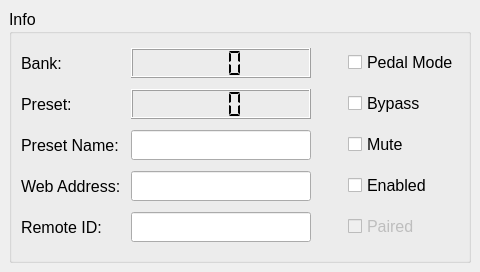
<?xml version="1.0" encoding="UTF-8"?>
<ui version="4.0">
 <class>MainWindow</class>
 <widget class="QMainWindow" name="MainWindow">
  <property name="geometry">
   <rect>
    <x>0</x>
    <y>0</y>
    <width>480</width>
    <height>272</height>
   </rect>
  </property>
  <property name="windowTitle">
   <string>Pedal Matrix</string>
  </property>
  <widget class="QWidget" name="centralwidget">
   <layout class="QGridLayout" name="gridLayoutMain">
    <item row="0" column="0">
     <widget class="QGroupBox" name="groupBoxInfo">
      <property name="font">
       <font>
        <pointsize>12</pointsize>
       </font>
      </property>
      <property name="title">
       <string>Info</string>
      </property>
      <layout class="QGridLayout" name="gridLayoutInfo">
       <item row="1" column="0">
        <widget class="QLabel" name="labelBank">
         <property name="font">
          <font>
           <pointsize>12</pointsize>
          </font>
         </property>
         <property name="text">
          <string>Bank:</string>
         </property>
        </widget>
       </item>
       <item row="1" column="3">
        <widget class="QCheckBox" name="checkBoxPedalMode">
         <property name="font">
          <font>
           <pointsize>12</pointsize>
          </font>
         </property>
         <property name="text">
          <string>Pedal Mode</string>
         </property>
         <property name="checkable">
          <bool>true</bool>
         </property>
        </widget>
       </item>
       <item row="2" column="3">
        <widget class="QCheckBox" name="checkBoxBypass">
         <property name="font">
          <font>
           <pointsize>12</pointsize>
          </font>
         </property>
         <property name="text">
          <string>Bypass</string>
         </property>
         <property name="checkable">
          <bool>true</bool>
         </property>
        </widget>
       </item>
       <item row="3" column="3">
        <widget class="QCheckBox" name="checkBoxMute">
         <property name="font">
          <font>
           <pointsize>12</pointsize>
          </font>
         </property>
         <property name="text">
          <string>Mute</string>
         </property>
         <property name="checkable">
          <bool>true</bool>
         </property>
        </widget>
       </item>
       <item row="3" column="0">
        <widget class="QLabel" name="labelPresetName">
         <property name="font">
          <font>
           <pointsize>12</pointsize>
          </font>
         </property>
         <property name="text">
          <string>Preset Name:</string>
         </property>
        </widget>
       </item>
       <item row="2" column="1">
        <widget class="QLCDNumber" name="lcdNumberPreset">
         <property name="minimumSize">
          <size>
           <width>180</width>
           <height>30</height>
          </size>
         </property>
         <property name="digitCount">
          <number>3</number>
         </property>
         <property name="segmentStyle">
          <enum>QLCDNumber::Flat</enum>
         </property>
        </widget>
       </item>
       <item row="4" column="3">
        <widget class="QCheckBox" name="checkBoxEnabled">
         <property name="font">
          <font>
           <pointsize>12</pointsize>
          </font>
         </property>
         <property name="text">
          <string>Enabled</string>
         </property>
        </widget>
       </item>
       <item row="2" column="0">
        <widget class="QLabel" name="labelPreset">
         <property name="font">
          <font>
           <pointsize>12</pointsize>
          </font>
         </property>
         <property name="text">
          <string>Preset:</string>
         </property>
        </widget>
       </item>
       <item row="4" column="1">
        <widget class="QLineEdit" name="lineEditWebAddress">
         <property name="minimumSize">
          <size>
           <width>180</width>
           <height>30</height>
          </size>
         </property>
         <property name="font">
          <font>
           <pointsize>12</pointsize>
          </font>
         </property>
         <property name="readOnly">
          <bool>true</bool>
         </property>
        </widget>
       </item>
       <item row="3" column="1">
        <widget class="QLineEdit" name="lineEditPresetName">
         <property name="minimumSize">
          <size>
           <width>180</width>
           <height>30</height>
          </size>
         </property>
         <property name="font">
          <font>
           <pointsize>12</pointsize>
          </font>
         </property>
         <property name="readOnly">
          <bool>true</bool>
         </property>
        </widget>
       </item>
       <item row="4" column="0">
        <widget class="QLabel" name="labelWebAddress">
         <property name="font">
          <font>
           <pointsize>12</pointsize>
          </font>
         </property>
         <property name="text">
          <string>Web Address: </string>
         </property>
        </widget>
       </item>
       <item row="1" column="1">
        <widget class="QLCDNumber" name="lcdNumberBank">
         <property name="minimumSize">
          <size>
           <width>180</width>
           <height>30</height>
          </size>
         </property>
         <property name="digitCount">
          <number>3</number>
         </property>
         <property name="segmentStyle">
          <enum>QLCDNumber::Flat</enum>
         </property>
        </widget>
       </item>
       <item row="5" column="0">
        <widget class="QLabel" name="labelRemoteID">
         <property name="font">
          <font>
           <pointsize>12</pointsize>
          </font>
         </property>
         <property name="text">
          <string>Remote ID: </string>
         </property>
        </widget>
       </item>
       <item row="5" column="1">
        <widget class="QLineEdit" name="lineEditRemoteID">
         <property name="minimumSize">
          <size>
           <width>180</width>
           <height>30</height>
          </size>
         </property>
         <property name="font">
          <font>
           <pointsize>12</pointsize>
          </font>
         </property>
         <property name="readOnly">
          <bool>true</bool>
         </property>
        </widget>
       </item>
       <item row="5" column="3">
        <widget class="QCheckBox" name="checkBoxPaired">
         <property name="enabled">
          <bool>false</bool>
         </property>
         <property name="font">
          <font>
           <pointsize>12</pointsize>
          </font>
         </property>
         <property name="text">
          <string>Paired</string>
         </property>
         <property name="checkable">
          <bool>true</bool>
         </property>
        </widget>
       </item>
       <item row="1" column="2">
        <spacer name="horizontalSpacer">
         <property name="orientation">
          <enum>Qt::Horizontal</enum>
         </property>
         <property name="sizeHint" stdset="0">
          <size>
           <width>40</width>
           <height>20</height>
          </size>
         </property>
        </spacer>
       </item>
      </layout>
     </widget>
    </item>
   </layout>
  </widget>
 </widget>
 <resources/>
 <connections/>
</ui>
